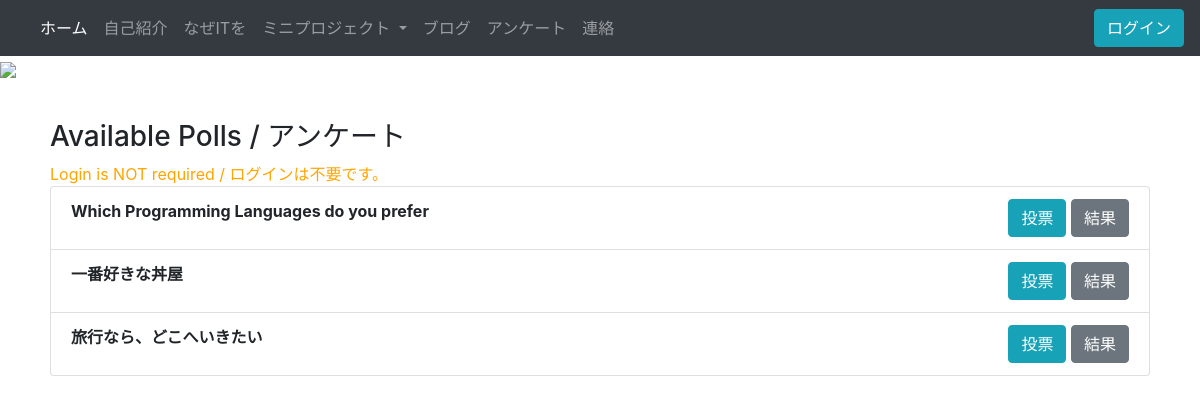
Screenshot of /polls/ with the database file from the repository.
### intro/models.py (models this page shows, shortened)
class Poll(models.Model):
    question = models.TextField()
    option_one = models.CharField(max_length=50)
    option_two = models.CharField(max_length=50)
    option_three = models.CharField(max_length=50)
    option_four = models.CharField(max_length=50)
    option_one_count = models.IntegerField(default=0)
    option_two_count = models.IntegerField(default=0)
    option_three_count = models.IntegerField(default=0)
    option_four_count = models.IntegerField(default=0)

### intro/views.py (the view)
# urls.py: path('polls/', polls_main),
def polls_main(request):
    polls = Poll.objects.all()
    context = {
        'polls': polls
    }
    return render(request, 'polls.html', context)

### intro/templates/polls.html (shortened to what this page needs)
{% extends "base.html" %}
{% block content %}
<div class="row">
    <div class="container">
        <div class="panel panel-default">
            <div class="panel-heading">
                <h3 class="panel-title">Available Polls / アンケート</h3>
                <span style="color:orange;">Login is NOT required / ログインは不要です。</span>
            </div>
            <ul class="list-group">
                {% for poll in polls %}
                <li class="list-group-item">
                    <strong>{{ poll.question }}</strong>
                    <span class="float-right">
                        <a href="/vote/{{poll.id}}" class="btn btn-info btn-xs">投票</a>
                        <a href="/results/{{poll.id}}" class="btn btn-secondary btn-xs">結果</a>
                    </span>
                </li>
                {% endfor %}
            </ul>
        </div>
    </div>
</div>
{% endblock %}

### intro/templates/base.html (style rules this page uses)
.container { padding: 20px; }
.row { padding: 20px; }

### rows the page displays
Poll: question "Which Programming Languages do you prefer"
Poll: question "一番好きな丼屋"
Poll: question "旅行なら、どこへいきたい"
